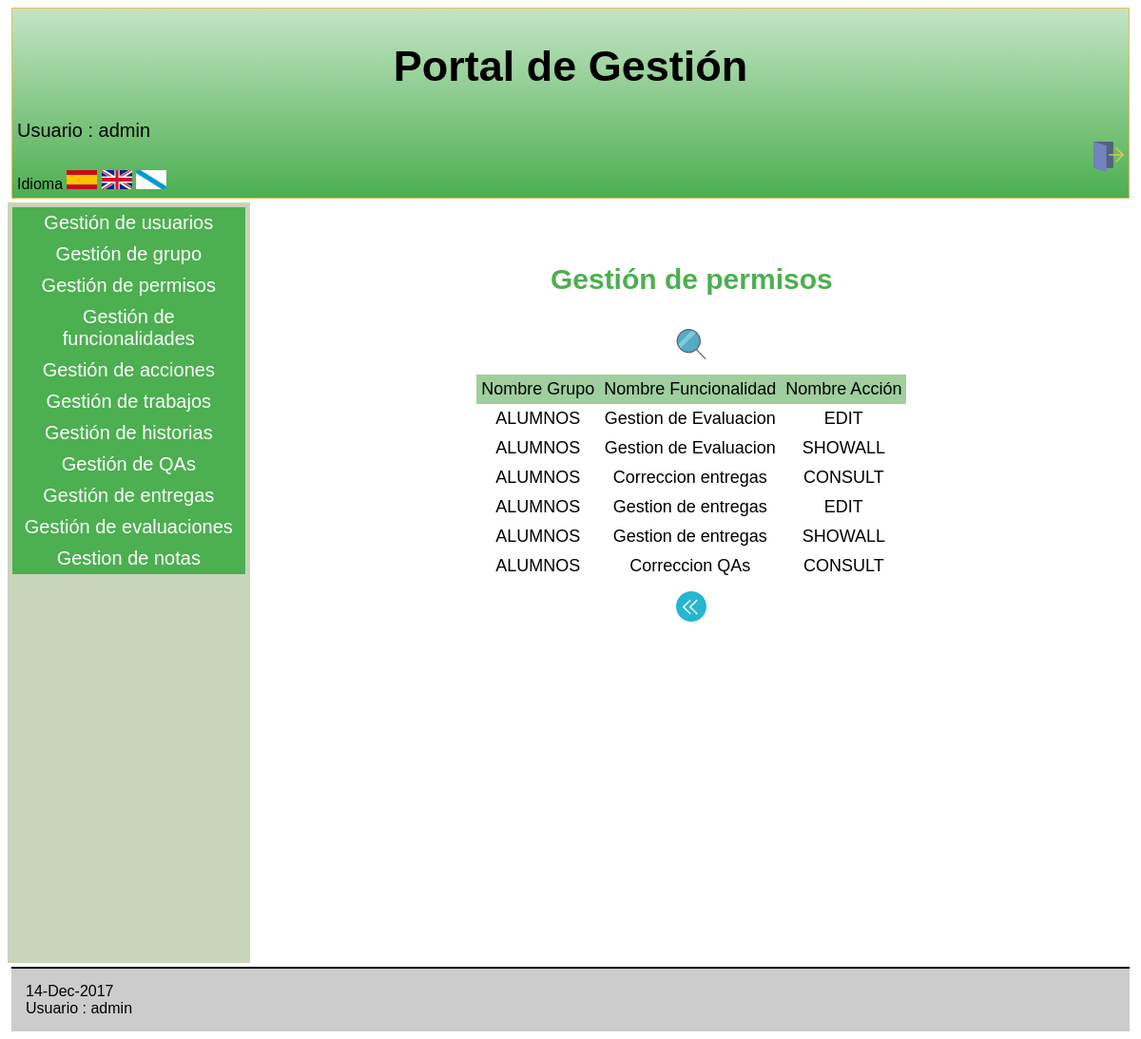
The page /Controllers/PERMISO_CONTROLLER.php (signed in) on the database its author committed.
### tables this page shows
CREATE TABLE `PERMISO` (
  `IdGrupo` varchar(6) NOT NULL,  
  `IdFuncionalidad` varchar(6) NOT NULL,
  `IdAccion` varchar(6) NOT NULL
);

CREATE TABLE `GRUPO` (
  `IdGrupo` varchar(6) NOT NULL,
  `NombreGrupo` varchar(60) NOT NULL,
  `DescripGrupo` varchar(100) NOT NULL
);

CREATE TABLE `FUNCIONALIDAD` (
  `IdFuncionalidad` varchar(6) NOT NULL,
  `NombreFuncionalidad` varchar(60) NOT NULL,
  `DescripFuncionalidad` varchar(100) NOT NULL
);

CREATE TABLE `ACCION` (
  `IdAccion` varchar(6) NOT NULL,
  `NombreAccion` varchar(60) NOT NULL,
  `DescripAccion` varchar(100) NOT NULL
);

### Controllers/PERMISO_CONTROLLER.php (called while the page is built, shortened)
<?php
include '../Models/PERMISO_MODEL.php';
include '../Models/FUNCIONALIDAD_MODEL.php';
include '../Views/PERMISO/PERMISO_SHOWALL_View.php';
include '../Views/MESSAGE_View.php';
switch ( $_REQUEST[ 'action' ] ) {
	default:
		$USUARIO = new USU_GRUPO( $_SESSION[ 'login' ], '', '', '', '', '', '', '','');
		$ADMIN = $USUARIO->comprobarAdmin();
		if($ADMIN == true){
			if ( !$_POST ) {
				$PERMISO = new PERMISO_MODEL('', '', '', '','','');
			} else {
				$PERMISO = new PERMISO_MODEL('', '', '', '','','');
			}
			$datos = $PERMISO->SEARCH2();
			$lista = array( 'NombreGrupo','NombreFuncionalidad','NombreAccion');
			$ACL = $USUARIO->comprobarPermisos();
			new PERMISO_SHOWALL( $lista, $datos, $ACL ,true);
	}
}
?>

### Models/PERMISO_MODEL.php (called while the page is built, shortened)
<?php
    class PERMISO_MODEL{
        var $NombreGrupo;
        var $NombreFuncionalidad;
        var $NombreAccion;
        var $mysqli;
        function __construct($IdGrupo, $IdFuncionalidad, $IdAccion, $NombreGrupo, $NombreFuncionalidad, $NombreAccion){
            $this->NombreGrupo = $NombreGrupo;
            $this->NombreFuncionalidad = $NombreFuncionalidad;
            $this->NombreAccion = $NombreAccion;
            include_once '../Functions/BdAdmin.php';
            $this->mysqli=ConectarBD();
        }
function SEARCH2()
{
     $sql = "SELECT P.IdGrupo,G.NombreGrupo,P.IdFuncionalidad,F.NombreFuncionalidad,P.IdAccion,A.NombreAccion
                     FROM PERMISO P,GRUPO G,FUNCIONALIDAD F,FUNC_ACCION FA,ACCION A
                     WHERE (
                            G.IdGrupo = P.IdGrupo &&
                            F.IdFuncionalidad = P.IdFuncionalidad &&
                            A.IdAccion = P.IdAccion &&
                            F.IdFuncionalidad = FA.IdFuncionalidad &&
                            A.IdAccion = FA.IdAccion &&
                            F.NombreFuncionalidad LIKE '%$this->NombreFuncionalidad%' &&
                            A.NombreAccion LIKE '%$this->NombreAccion%' &&
                            G.NombreGrupo LIKE '%$this->NombreGrupo%'
                           )";
    if (!($resultado = $this->mysqli->query($sql))){
        return 'Error en la consulta sobre la base de datos, revise los campos introducidos';
    }
    else{
        return $resultado;
    }
}
    }
?>

### Functions/BdAdmin.php (called while the page is built, shortened)
<?php
function ConectarBD()
	{
	    $mysqli = new mysqli("localhost", "userET3", "passET3", "IUET32017");
		return $mysqli;
	}
?>

### Views/PERMISO/PERMISO_SHOWALL_View.php (the view, shortened to what this page needs)
<?php
class PERMISO_SHOWALL {
	function __construct( $lista, $datos,$PERMISO,$admin) {
		$this->lista = $lista;
		$this->datos = $datos;
		$this->PERMISO = $PERMISO;
		$this->admin = $admin;
		$this->render($this->lista,$this->datos,$this->PERMISO,$this->admin);
	}
	function render($lista,$datos,$PERMISO,$admin){
		$this->datos = $datos;
	if($admin==true){
			    $SEARCH=true;
	}
	include '../Views/Header.php';
?>
		<div class="seccion">
			<h2>
				<?php echo $strings['Gestión de permisos'];?>
			</h2>
			<table>
				<tr>
<?php
					foreach ( $lista as $atributo ) {
?>
					<th>
						<?php echo $strings[$atributo]?>
					</th>
<?php
					}
?>
				</tr>
<?php
				while ( $fila = mysqli_fetch_array( $this->datos ) ) {
?>
				<tr>
<?php
					foreach ( $lista as $atributo ) {
?>
					<td>
<?php
							echo $fila[ $atributo ];
?>
					</td>
<?php
					}
?>
				</tr>
<?php
				}
?>
			<caption style="margin-bottom:10px;">
					<form action='../Controllers/PERMISO_CONTROLLER.php'>
<?php if($SEARCH==true){  ?>
						<button type="submit" name="action" value="SEARCH"><img src="../Views/icon/buscar.png" alt="BUSCAR" /></button>
<?php } ?>
					</form>
				</caption>
			</table>
			<form action='../Controllers/PERMISO_CONTROLLER.php' method="post">
				<button type="submit"><img src="../Views/icon/atras.png" alt="<?php echo $strings['Atras']?>" /></button>
			</form>
		</div>
<?php
		include '../Views/Footer.php';
		}
		}
?>

### Views/css/estilos.css (style rules this page uses)
body { font-family: Arial; background: white; }
h2 { text-align:center; font-size: 30px; color: #4CAF50; }
table { padding:1px; margin-top:0px; border-spacing:0px; font-family: Arial; font-size: 20px; border: 0px solid #000; margin: 0 auto ; text-align: left; }
th,td { padding: 5px; text-align: center; font-size: 18px; border: 0px solid #000; }
th { background-color: #9fcf9f; font-weight:normal; border: 0px solid #000; }
.seccion { padding:10px; padding-bottom: 30px; margin: 20px; text-align:center; }
button { background-color:white; border: none; margin-top: 10px; padding:0px; }

### rows shown on the page
permiso: IdGrupo.NombreGrupo "ALUMNOS", IdFuncionalidad.NombreFuncionalidad "Gestion de Evaluacion", IdAccion.NombreAccion "EDIT"
permiso: IdGrupo.NombreGrupo "ALUMNOS", IdFuncionalidad.NombreFuncionalidad "Gestion de Evaluacion", IdAccion.NombreAccion "SHOWALL"
permiso: IdGrupo.NombreGrupo "ALUMNOS", IdFuncionalidad.NombreFuncionalidad "Correccion entregas", IdAccion.NombreAccion "CONSULT"
permiso: IdGrupo.NombreGrupo "ALUMNOS", IdFuncionalidad.NombreFuncionalidad "Gestion de entregas", IdAccion.NombreAccion "EDIT"
permiso: IdGrupo.NombreGrupo "ALUMNOS", IdFuncionalidad.NombreFuncionalidad "Gestion de entregas", IdAccion.NombreAccion "SHOWALL"
permiso: IdGrupo.NombreGrupo "ALUMNOS", IdFuncionalidad.NombreFuncionalidad "Correccion QAs", IdAccion.NombreAccion "CONSULT"

### other values the page prints
$strings['Portal de Gestión'] "Portal de Gestión"
$strings['Usuario'] "Usuario"
$_SESSION['login'] "admin"
$strings['idioma'] "Idioma"
$strings['Gestion de usuarios'] "Gestión de usuarios"
$strings['Gestion de grupo'] "Gestión de grupo"
$strings['Gestión de permisos'] "Gestión de permisos"
$strings['Gestion de funcionalidades'] "Gestión de funcionalidades"
$strings['Gestion de acciones'] "Gestión de acciones"
$strings['Gestion de trabajos'] "Gestión de trabajos"
$strings['Gestion de historias'] "Gestión de historias"
$strings['Gestión de QAs'] "Gestión de QAs"
$strings['Gestion de entregas'] "Gestión de entregas"
$strings['Gestion de evaluaciones'] "Gestión de evaluaciones"
$strings['Gestion de notas'] "Gestion de notas"
